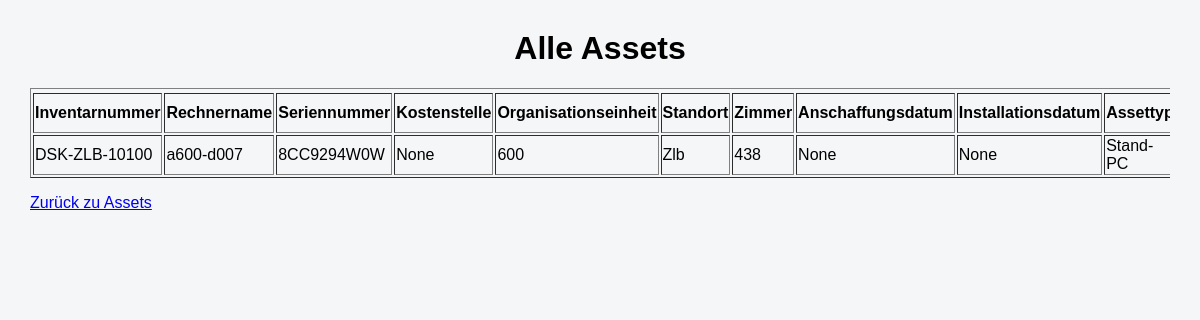
Before: /asset/anzeigen with the older database file.
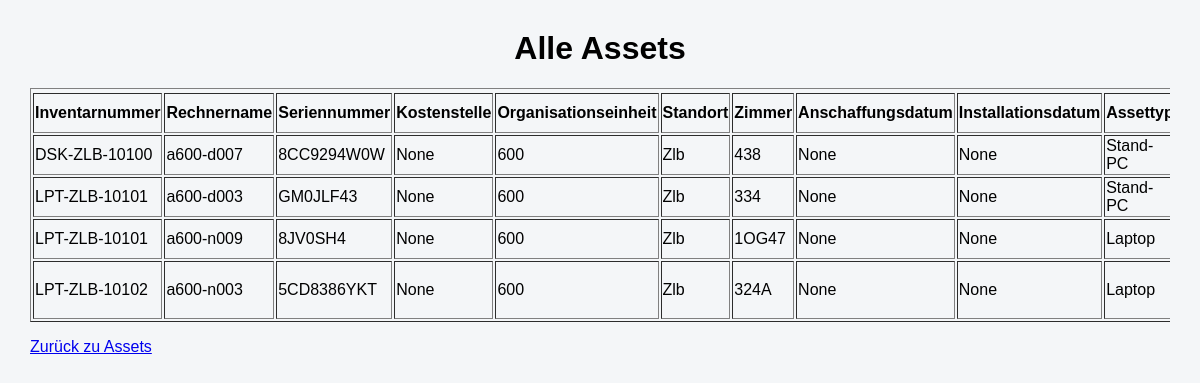
After: the same page with the newer database file.
### tables this page shows
CREATE TABLE assets (

    id INTEGER PRIMARY KEY,

    inventarnummer TEXT,
    rechnername TEXT,
    seriennummer TEXT,

    kostenstelle TEXT,
    organisationseinheit TEXT,

    standort TEXT,
    zimmer TEXT,

    anschaffungsdatum TEXT,
    installationsdatum TEXT,

    assettyp TEXT,
    verwendungsart TEXT,

    status TEXT,

    hersteller TEXT,
    modell TEXT,

    mac_adresse TEXT,
    garantie TEXT,

    verwaltungsart TEXT,

    prozessor TEXT,
    kerne_threads TEXT,

    ram TEXT,
    festplatte TEXT,

    betriebssystem TEXT,

    displaygroesse TEXT,
    dockingstation TEXT,

    anlagenummer TEXT,

    mitarbeiter TEXT,

    bemerkung TEXT

);

### app.py (the view)
@app.route("/asset/anzeigen")
def assets_anzeigen():
    verbindung = sqlite3.connect("asset_management.db")
    cursor = verbindung.cursor()
    cursor.execute("""
        SELECT *
        FROM assets
    """)
    assets = cursor.fetchall()
    print(assets)
    verbindung.close()
    return render_template(
        "assets_anzeigen.html",
        assets=assets
    )

### templates/assets_anzeigen.html (shortened to what this page needs)
<!DOCTYPE html>
<html>
<head>
    <link rel="stylesheet"
          href="{{ url_for('static', filename='style.css') }}">
</head>
<body>
<h1>Alle Assets</h1>
<div style="overflow-x: auto;">
<table border="1">
    <tr>
        <tr>
    <th>Inventarnummer</th>
    <th>Rechnername</th>
    <th>Seriennummer</th>
    <th>Kostenstelle</th>
    <th>Organisationseinheit</th>
    <th>Standort</th>
    <th>Zimmer</th>
    <th>Anschaffungsdatum</th>
    <th>Installationsdatum</th>
    <th>Assettyp</th>
</tr>
    </tr>
    {% for a in assets %}
    <tr>
       <td>{{ a[1] }}</td>
        <td>{{ a[2] }}</td>
        <td>{{ a[3] }}</td>
        <td>{{ a[4] }}</td>
        <td>{{ a[5] }}</td>
        <td>{{ a[6] }}</td>
        <td>{{ a[7] }}</td>
        <td>{{ a[8] }}</td>
        <td>{{ a[9] }}</td>
        <td>{{ a[10] }}</td>
    </tr>
    {% endfor %}
</table>
</div>
<p><a href="/assets">Zurück zu Assets</a></p>
</body>
</html>

### static/style.css (style rules this page uses)
body { font-family: Arial, sans-serif; background-color: #f4f6f8; margin: 30px; }
h1 { text-align: center; }

Changed rows visible on the page:
added assets: inventarnummer "LPT-ZLB-10101", rechnername "a600-d003", seriennummer "GM0JLF43", a "None", organisationseinheit "600", standort "Zlb", zimmer "334", assettyp "Stand-PC"
added assets: inventarnummer "LPT-ZLB-10101", rechnername "a600-n009", seriennummer "8JV0SH4", a "None", organisationseinheit "600", standort "Zlb", zimmer "1OG47", assettyp "Laptop"
added assets: inventarnummer "LPT-ZLB-10102", rechnername "a600-n003", seriennummer "5CD8386YKT", a "None", organisationseinheit "600", standort "Zlb", zimmer "324A", assettyp "Laptop"
